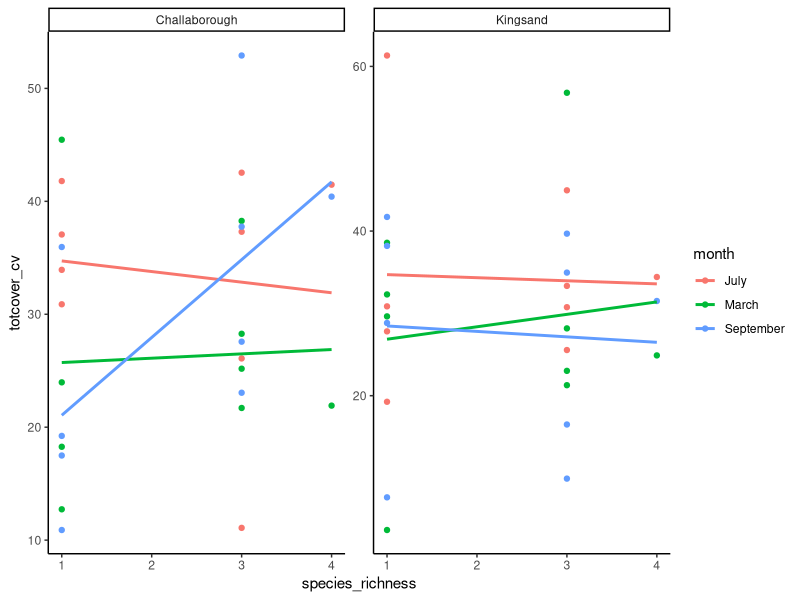
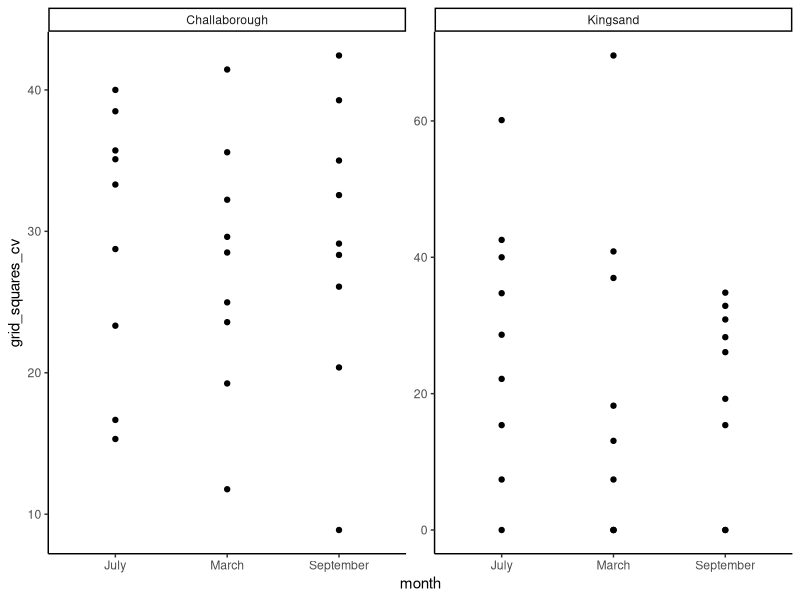
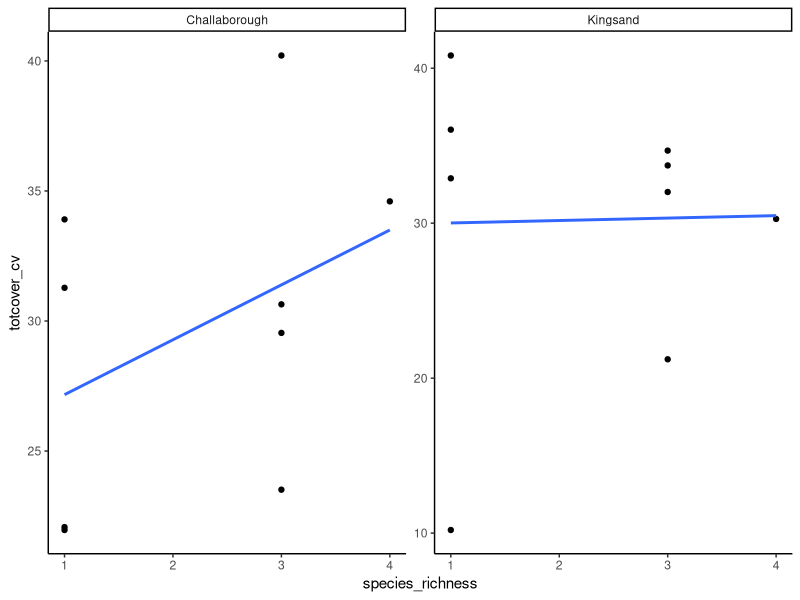
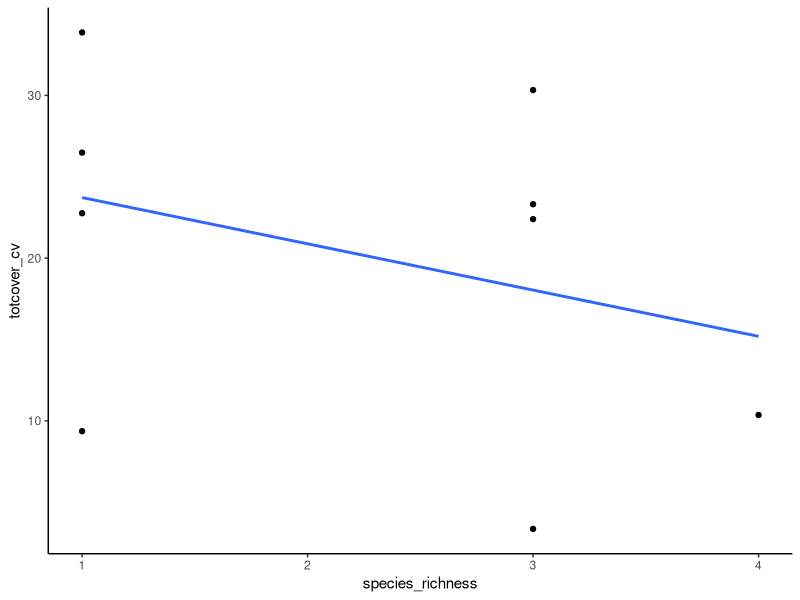
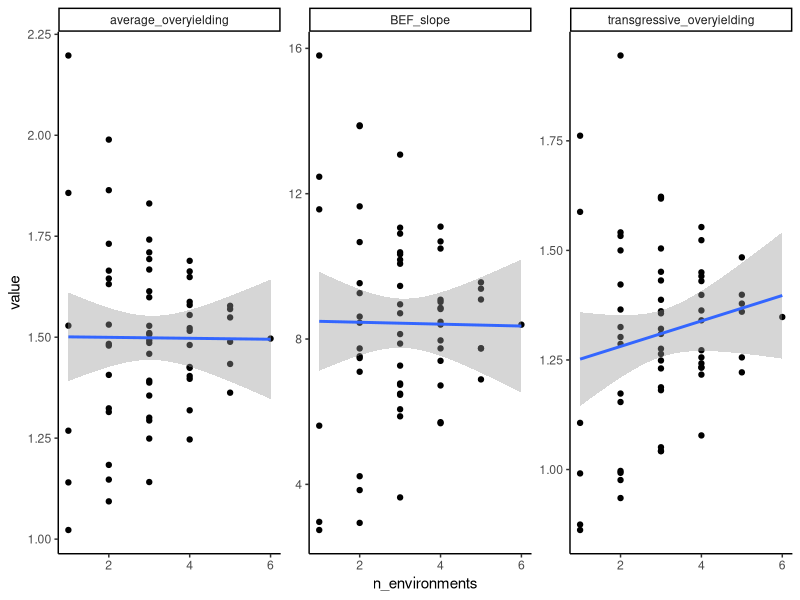

The R script that drew these images, in order:

# Title: Spatial stability in Plymouth rock pools

# load relevant libraries
library(readr)
library(dplyr)
library(tidyr)
library(purrr)
library(ggplot2)
library(broom)
library(RColorBrewer)
library(viridis)
library(here)

# read in the data
ply_dat_raw <- read_delim( here("data/plymouth_rockpool_data.csv"), delim = ";" )

# duplicate this data
ply_dat <- ply_dat_raw

# check the variable structure
str(ply_dat)

# view the data
View(ply_dat)

# aggregate the data because some rows have multiple measurements

# set up a variable names vector
var_names <- names(ply_dat)

# set up a vector of id_vars
id_vars <- c("month", "shore", "pool", "composition", "removed")

# set up a vector of response aggregate variables
agg_vars <- var_names[!(names(ply_dat) %in% id_vars)]

# aggregate pools with multiple measurements by summing them
ply_dat <- ply_dat %>%
  group_by_at(id_vars) %>%
  summarise_at(vars(agg_vars), ~sum(., na.rm = TRUE)) %>%
  ungroup()

# matches with Lars and Bagchi's script results


# create a few extra variables for this analysis

# create a species richness variable
# select only relevant columns
tot_spp <- 4

ply_dat <- 
  ply_dat %>%
  mutate(species_richness = (tot_spp - removed) ) %>%
  select(shore, pool, grid_squares, month, composition, 
         removed, species_richness, totcover, cover_nocrusts)

# reorder these data so that it makes more sense
ply_dat <- 
  ply_dat %>% 
  arrange(shore, month, composition, removed, species_richness, pool)

# have a look at the data again
ply_dat %>% View()

# how many species were removed?
ply_dat$removed %>% unique()

# create a new mixture/monoculture column
# reorder the columns again
ply_dat <- 
  ply_dat %>%
  mutate(mono_mix = if_else(removed == "3", "monoculture",
                            if_else(removed == "4", "control", 
                                    if_else(removed == "0", "max_mixture", 
                                            "mixture")))) %>%
  select(shore, pool, grid_squares, month, composition, mono_mix, removed, species_richness, totcover, cover_nocrusts)

ply_dat %>% View()

# remove the composition = "None" treatment as this is a general control
ply_dat <- 
  ply_dat %>% filter(composition != "None")

ply_dat


# calculate the CV among replicates for different richnesses

# write a function to calculate the coefficient of variation
cv_func <- function(x) { (sd(x, na.rm = TRUE)/mean(x, na.rm = TRUE))*100 } 


### low heterogeneity among replicates pools

# calculate cv among replicate pools within each month and shore
with_month <- 
  ply_dat %>%
  group_by(shore, month, species_richness, composition) %>%
  summarise_at(vars(c("grid_squares", "totcover")), list(cv = ~cv_func(.), n = ~n()) ) %>%
  ungroup()

ggplot(data = with_month,
       mapping = aes(x = species_richness, y = totcover_cv, colour = month)) +
  geom_point() +
  geom_smooth(method = "lm", se = FALSE) +
  facet_wrap(~shore, scales = "free") +
  theme_classic()

ggplot(data = with_month,
       mapping = aes(x = month, y = grid_squares_cv)) +
  geom_point() +
  facet_wrap(~shore, scales = "free") +
  theme_classic()

# calculate mean cv among replicate pools across months within each shore
mean_month <- 
  ply_dat %>%
  group_by(shore, month, species_richness, composition) %>%
  summarise(totcover_cv = cv_func(totcover)) %>%
  ungroup() %>%
  group_by(shore, species_richness, composition) %>%
  summarise(totcover_cv = mean(totcover_cv, na.rm = TRUE) ) %>%
  ungroup()

ggplot(data = mean_month,
       mapping = aes(x = species_richness, y = totcover_cv)) +
  geom_point() +
  geom_smooth(method = "lm", se = FALSE) +
  facet_wrap(~shore, scales = "free") +
  theme_classic()


### high heterogeneity among replicate pools from different shores

mean_shore <- 
  ply_dat %>%
  group_by(shore, month, species_richness, composition) %>%
  summarise_at(vars(c("totcover")), ~mean(., na.rm = TRUE)) %>%
  ungroup() %>%
  group_by(shore, species_richness, composition) %>%
  summarise(totcover = mean(totcover, na.rm = TRUE) ) %>%
  ungroup() %>%
  group_by(species_richness, composition) %>%
  summarise(totcover_cv = cv_func(totcover)) %>%
  ungroup()

ggplot(data = mean_shore,
       mapping = aes(x = species_richness, y = totcover_cv)) +
  geom_point() +
  geom_smooth(method = "lm", se = FALSE) +
  theme_classic()



### Test out some code for scaling up as previously:

# Remove the composition = None data
test_dat <- ply_dat %>% filter(composition != "None")

# What compositions do we have?
test_dat$composition %>% unique()

# Make a unique environment column
test_dat <- test_dat %>%
  mutate(environment = as.factor( paste(shore, month, sep = "_") ) )

levels(test_dat$environment) <- c(1:length( unique(test_dat$environment) ) )

test_dat <- test_dat %>% 
  mutate(environment = as.integer(environment))

View(test_dat)

# Define the different environments
envs <- test_dat$environment %>%
  unique()
envs

# Define the number of different environments
n_env <- test_dat$environment %>%
  unique() %>%
  length()
n_env

# Define the different combinations of the environments

env_combs <- vector("list", n_env)
names(env_combs) <- seq_along(1:n_env)

for (i in seq_along(1:n_env)) {
  env_combs[[i]] <- combn(x = envs, m = i) %>%
    as_tibble() %>%
    lapply(function(x) {x})
}

env_combs <- env_combs %>% 
  unlist(recursive = FALSE) %>%
  unname()

# Now we have a list where each element is a different vector of environmental combinations
env_combs

# Replicate the dataframe the same number of times as the environment
replicate(length(env_combs), test_dat, simplify = FALSE) %>%
  head()

# Write a function to take the mean of each composition and then plot tot_cover versus richness
# for each combination of environments

bef_slope <- function(data, envs) {
  
  x <- data %>% 
    filter(environment %in% envs) %>%
    group_by(mono_mix, species_richness, composition) %>%
    summarise(ecosystem_function = mean(totcover)) %>%
    ungroup()
  
  bef_slope <- lm(ecosystem_function ~ species_richness, 
                  data = x) %>%
    tidy() %>%
    filter(term == "species_richness") %>%
    pull(estimate)
  
  ave_oy <- x %>%
    filter(mono_mix %in% c("max_mixture", "monoculture")) %>%
    group_by(mono_mix) %>%
    summarise(ecosystem_function_aoy = mean(ecosystem_function)) %>%
    ungroup() %>%
    spread(mono_mix, ecosystem_function_aoy) %>%
    mutate(average_overyielding = (max_mixture/monoculture) ) %>%
    select(-max_mixture, -monoculture) %>%
    pull(average_overyielding)
  
  t_oy <- x %>%
    filter(mono_mix %in% c("max_mixture", "monoculture")) %>%
    group_by(mono_mix) %>%
    summarise(ecosystem_function_aoy = max(ecosystem_function)) %>%
    ungroup() %>%
    spread(mono_mix, ecosystem_function_aoy) %>%
    mutate(transgressive_overyielding = (max_mixture/monoculture) ) %>%
    select(-max_mixture, -monoculture) %>%
    pull(transgressive_overyielding)
  
  tibble(environment = paste(envs, collapse = ""),
         BEF_slope = bef_slope,
         average_overyielding = ave_oy,
         transgressive_overyielding = t_oy)
  
}


# Use mapply to run bef_slope function on the test data for each environmental combination
out <- mapply(bef_slope, 
       replicate(length(env_combs), test_dat, simplify = FALSE),
       env_combs, SIMPLIFY = FALSE) %>%
  bind_rows()

out <- out %>% mutate(n_environments = nchar(environment)) %>%
  select(environment, n_environments, BEF_slope, average_overyielding, transgressive_overyielding)

gather(out, BEF_slope, average_overyielding, transgressive_overyielding,
       key = "eco_func", value = "value") %>%
  ggplot(mapping = aes(x = n_environments, y = value)) +
  geom_point() +
  geom_smooth(method = "lm") +
  facet_wrap(~ eco_func, scales = "free") +
  theme_classic()
  









### Quick and dirty BEF-slope analysis
test <- ply_dat %>% filter(month == "July") %>%
  filter(composition != "None")

# Summarise data by shore and also by month
test <- test %>% group_by(shore, composition) %>%
  summarise(species_richness = mean(species_richness),
            totcover_m = mean(totcover)) %>%
  ungroup() %>%
  filter(composition %in% c("All", "B", "F", "L", "S")) %>%
  mutate(environment = if_else(shore == "Challaborough", 1, 2))

# Define the different environments
envs <- test$environment %>%
  unique()

# Define the number of different environments
n_env <- test$environment %>%
  unique() %>%
  length()

# Define the different combinations of the environments

env_combs <- vector("list", n_env)
names(env_combs) <- seq_along(1:n_env)

for (i in seq_along(1:n_env)) {
  env_combs[[i]] <- combn(x = envs, m = i) %>%
    as_tibble() %>%
    lapply(function(x) {x})
}

env_combs <- env_combs %>% 
  unlist(recursive = FALSE) %>%
  unname()

# Now we have a list where each element is a different vector of environmental combinations
env_combs

# Replicate the dataframe the same number of times as the environment
replicate(length(env_combs), test, simplify = FALSE)

# Write a function to take the mean of each composition and then plot tot_cover versus richness
# for each combination of environments

bef_slope <- function(data, envs) {
  x <- data %>% filter(environment %in% envs) %>%
    group_by(species_richness, composition) %>%
    summarise(ecosystem_function = mean(totcover_m)) %>%
    ungroup()
  
  bef_slope <- lm(ecosystem_function ~ species_richness, 
                  data = x) %>%
    tidy() %>%
    filter(term == "species_richness") %>%
    pull(estimate)
  
}

# Use mapply to run bef_slope function on the test data for each environmental combination
mapply(bef_slope, 
       replicate(length(env_combs), test, simplify = FALSE),
       env_combs)
